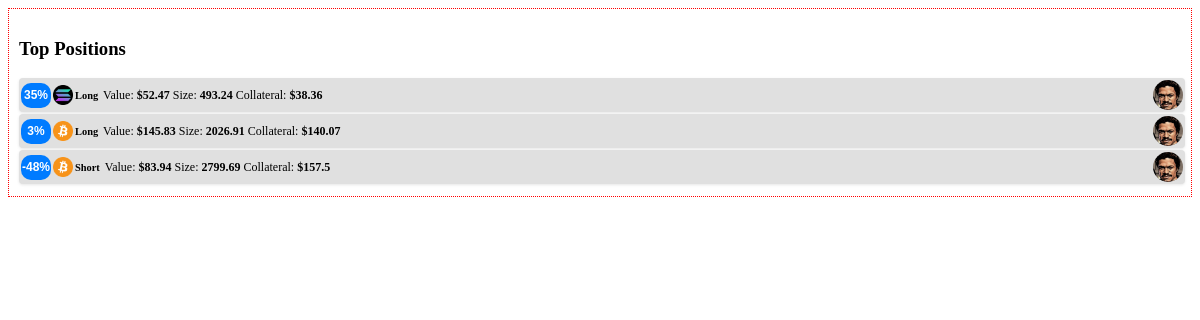
The app's page /positions/top_positions, older data.
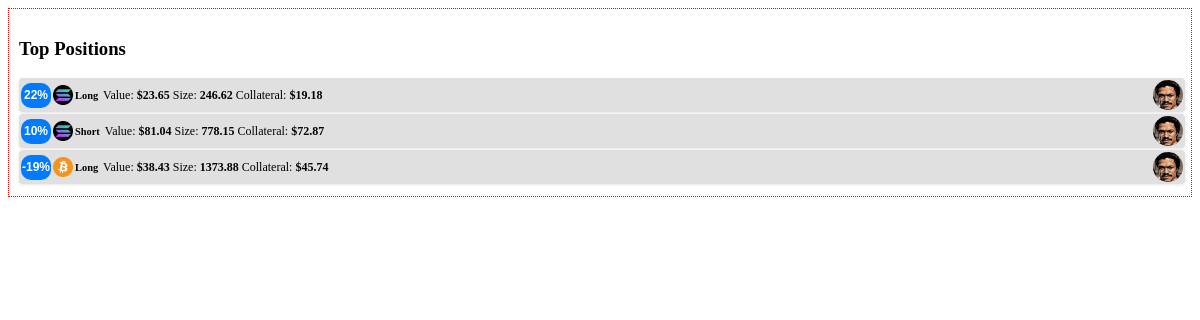
The same page, newer data.
### tables this page shows
CREATE TABLE positions (
        id TEXT PRIMARY KEY,
        asset_type TEXT,
        position_type TEXT,
        entry_price REAL,
        liquidation_price REAL,
        current_travel_percent REAL,
        value REAL,
        collateral REAL,
        size REAL,
        leverage REAL,
        wallet_name TEXT,
        last_updated DATETIME,
        alert_reference_id TEXT,
        hedge_buddy_id TEXT,
        current_price REAL,
        liquidation_distance REAL,
        heat_index REAL,
        current_heat_index REAL,
        pnl_after_fees_usd REAL
    );

### positions/positions_bp.py (the view)
@positions_bp.route("/top_positions", methods=["GET"])
@positions_bp.route("/top_positions", methods=["GET"])
def show_top_positions():
    try:
        all_positions = PositionService.get_all_positions(DB_PATH)
        valid_positions = [pos for pos in all_positions if pos.get("current_travel_percent") is not None]
        top_positions = sorted(valid_positions, key=lambda pos: pos["current_travel_percent"], reverse=True)[:3]
        bottom_positions = sorted(valid_positions, key=lambda pos: pos["current_travel_percent"])[:3]
        print("DEBUG: Alert States for Top Positions:")
        for pos in top_positions:
            print("Top Position - ID: {}, Alert State: {}".format(pos.get("id", "unknown"),
                                                                  pos.get("alert_state", "N/A")))
        print("DEBUG: Alert States for Bottom Positions:")
        for pos in bottom_positions:
            print("Bottom Position - ID: {}, Alert State: {}".format(pos.get("id", "unknown"),
                                                                     pos.get("alert_state", "N/A")))
        return render_template("top_positions.html", top_positions=top_positions, bottom_positions=bottom_positions)
    except Exception as e:
        print("Error retrieving top positions: {}".format(e))
        return render_template("top_positions.html", top_positions=[], bottom_positions=[])

### data/data_locker.py (called while the page is built)
    @classmethod
    def get_instance(cls, db_path: Optional[str] = None) -> 'DataLocker':
        if cls._instance is None:
            cls._instance = cls(db_path)
        return cls._instance

    def _init_sqlite_if_needed(self):
        db_dir = os.path.dirname(self.db_path)
        if db_dir and not os.path.exists(db_dir):
            os.makedirs(db_dir, exist_ok=True)
            self.logger.debug(f"Created directory for DB: {db_dir}")
        if self.conn is None:
            self.conn = sqlite3.connect(self.db_path, check_same_thread=False)
            self.conn.row_factory = self.DictRow
        if self.cursor is None:
            self.cursor = self.conn.cursor()

### launch_pad.py (called while the page is built)
@app.context_processor
def update_theme_context():
    config_path = current_app.config.get("CONFIG_PATH", CONFIG_PATH)
    try:
        with open(config_path, 'r') as f:
            conf = json.load(f)
    except Exception as e:
        conf = {}
    theme_config = conf.get("theme_config", {})
    return dict(theme=theme_config)

### utils/calc_services.py (called while the page is built)
    def calculate_value(self, position):
        size = float(position.get("size") or 0.0)
        return round(size, 2)

### templates/top_positions.html (shortened to what this page needs)
<div class="invisible-container" style="border: 1px dotted red; padding: 10px;">
  <div class="card">
    <div class="card-header">
      <h3 class="card-title">Top Positions</h3>
    </div>
    <div class="card-body">
      {% if top_positions %}
        {% for pos in top_positions %}
          {% set box_class = "text-bg-blue" %}
          {% if pos.alert_state == "alert-low" %}
            {% set box_class = "text-bg-success" %}
          {% elif pos.alert_state == "alert-medium" %}
            {% set box_class = "text-bg-warning" %}
          {% elif pos.alert_state == "alert-high" %}
            {% set box_class = "text-bg-danger" %}
          {% endif %}
          <div class="info-box">
            <span class="info-box-icon {{ box_class }} text-white">
              <span class="small-percentage">
                {{ pos.current_travel_percent | round(0, 'floor') | int }}%
              </span>
            </span>
            <div class="info-box-content">
              <div class="info-box-asset">
                <span class="info-box-extra">
                  <img src="{{ url_for('static', filename='images/' ~ pos.asset_type|lower ~ '_logo.png') }}"
                       alt="{{ pos.asset_type }} Logo"
                       onerror="this.onerror=null;this.src='{{ url_for('static', filename='images/default_logo.png') }}';">
                  <span>{{ pos.position_type }}</span>
                </span>
                <div class="info-box-details">
                  <span>Value: <strong>${{ pos.value }}</strong></span>
                  <span>Size: <strong>{{ pos.size }}</strong></span>
                  <span>Collateral: <strong>${{ pos.collateral }}</strong></span>
                </div>
              </div>
            </div>
            <div class="info-box-wallet">
              <img src="{{ pos.wallet_image or url_for('static', filename='images/landovault.jpg') }}"
                   alt="Wallet Logo"
                   onerror="this.onerror=null;this.src='{{ url_for('static', filename='images/landovault.jpg') }}';">
            </div>
          </div>
        {% endfor %}
      {% endif %}
    </div>
  </div>
</div>

Row changes from the older to the newer data that the page shows:
no longer on this page (row edited): positions: current_travel_percent "-48", position_type "Short", value "83.94", size "2799.69", collateral "157.5"
changed positions (number 1 of 3 on the later page): current_travel_percent "35" → "22"; value "52.47" → "23.65"; size "493.24" → "246.62"; collateral "38.36" → "19.18"
added positions: current_travel_percent "10", position_type "Short", value "81.04", size "778.15", collateral "72.87"
changed positions (number 3 of 3 on the later page): current_travel_percent "3" → "-19"; value "145.83" → "38.43"; size "2026.91" → "1373.88"; collateral "140.07" → "45.74"
